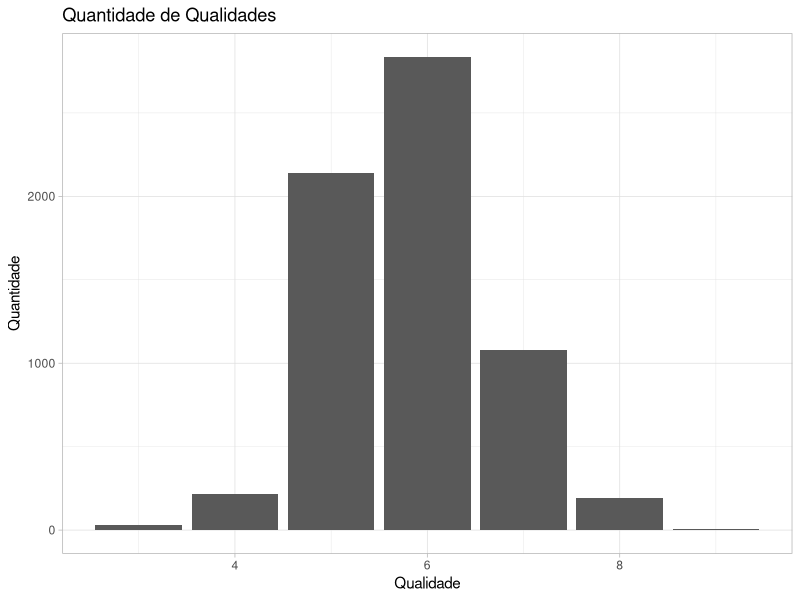
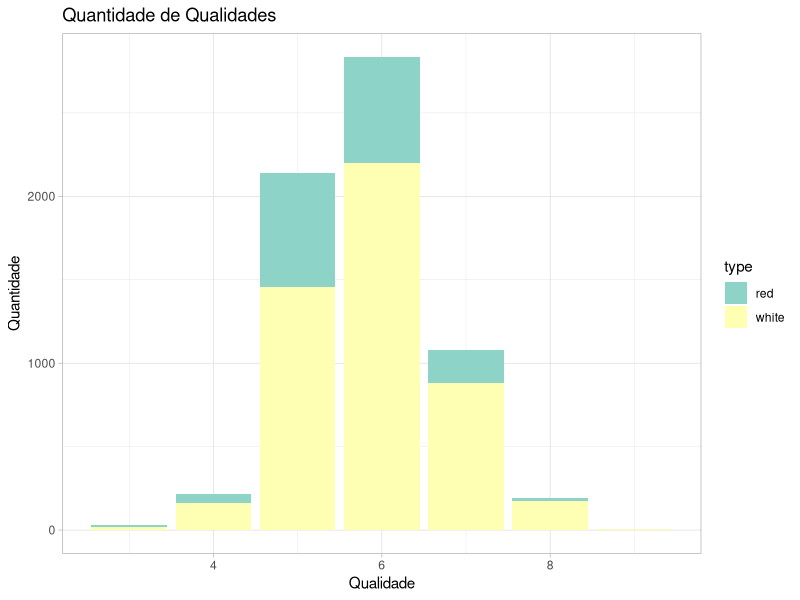
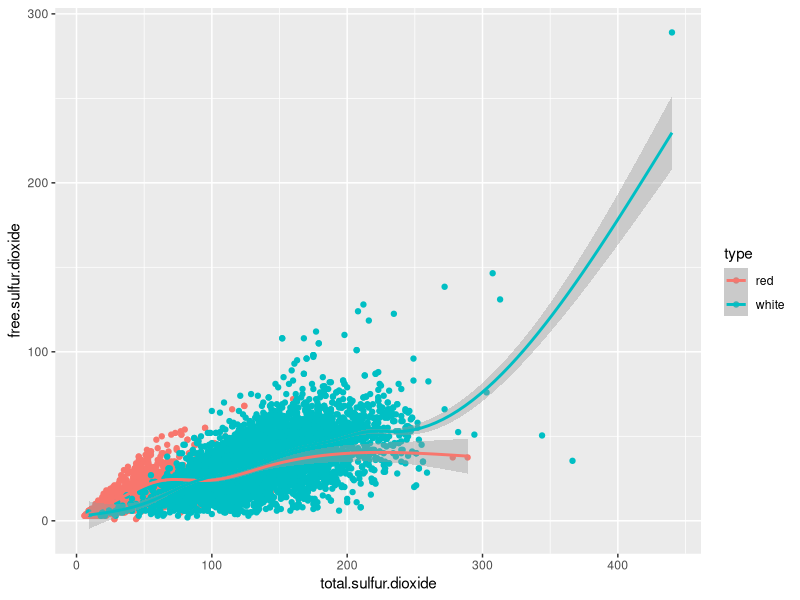
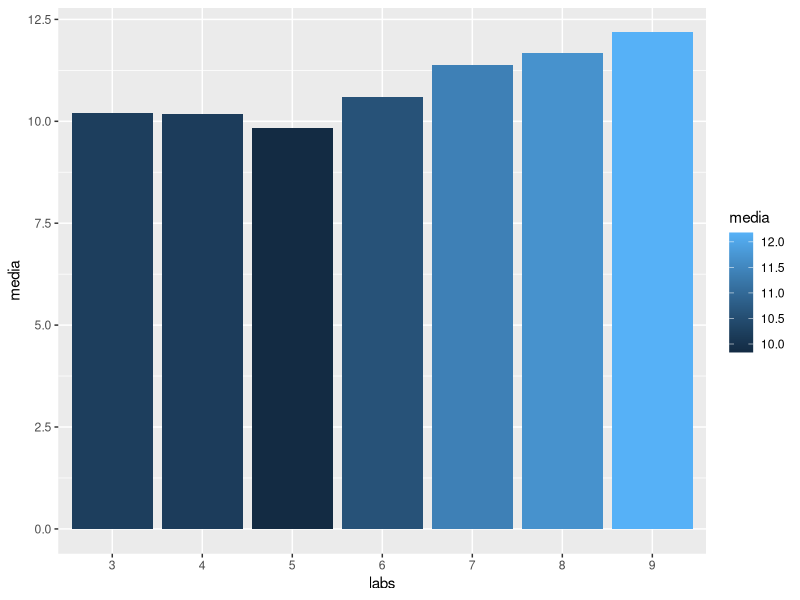
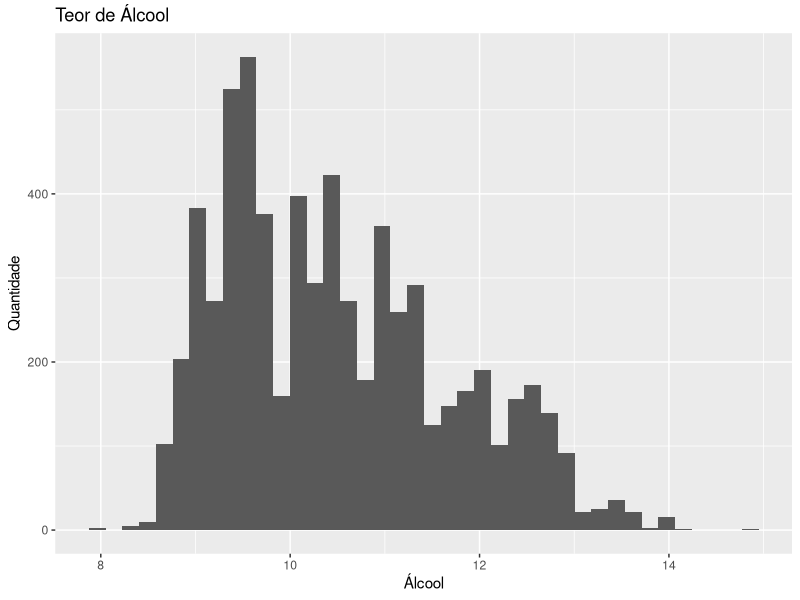
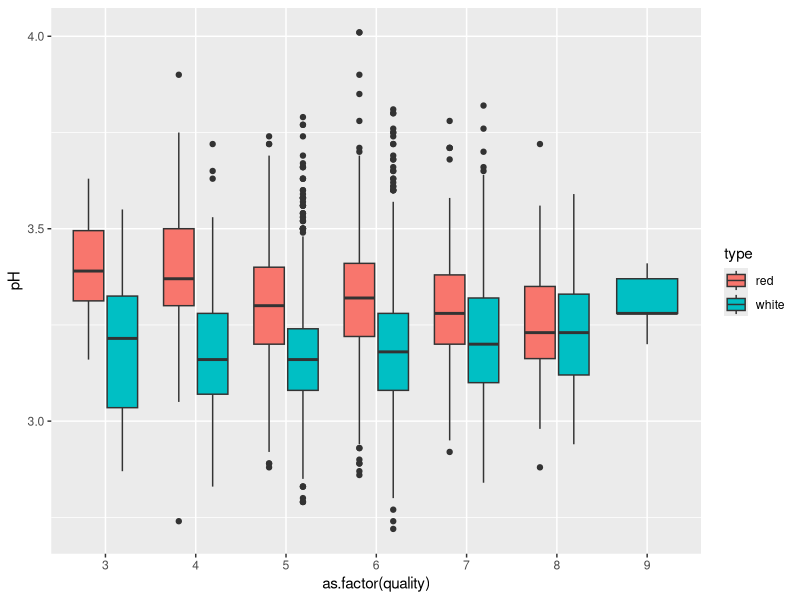

Write R code to recreate these figures, in order.
install.packages("ggplot2")
library(ggplot2)

dados = read.csv('winequality-all2.csv',sep = ';',dec = '.',header = T)
head(dados)

#1
ggplot(dados, aes(x=quality))+geom_bar()+labs(title='Quantidade de Qualidades', x='Qualidade', y='Quantidade')+scale_fill_brewer(palette='Set3')+theme_light()

#2
ggplot(dados, aes(x=quality, fill=type))+geom_bar()+labs(title='Quantidade de Qualidades', x='Qualidade', y='Quantidade')+scale_fill_brewer(palette='Set3')+theme_light()

#3
ggplot(dados, aes(total.sulfur.dioxide, free.sulfur.dioxide, col=type))+geom_point()+geom_smooth()

#4
media= as.data.frame(tapply(dados$alcohol,dados$quality,mean))
names(media)='media'
media$labs=labels(media)[[1]]
ggplot(media,aes(labs,media,fill=media))+geom_col()

#5
ggplot(dados,aes(alcohol))+geom_histogram(bins=40)+labs(title='Teor de Álcool', x='Álcool',y='Quantidade')

#6
ggplot(dados,aes(y=pH,x=as.factor(quality),fill=type))+geom_boxplot()
